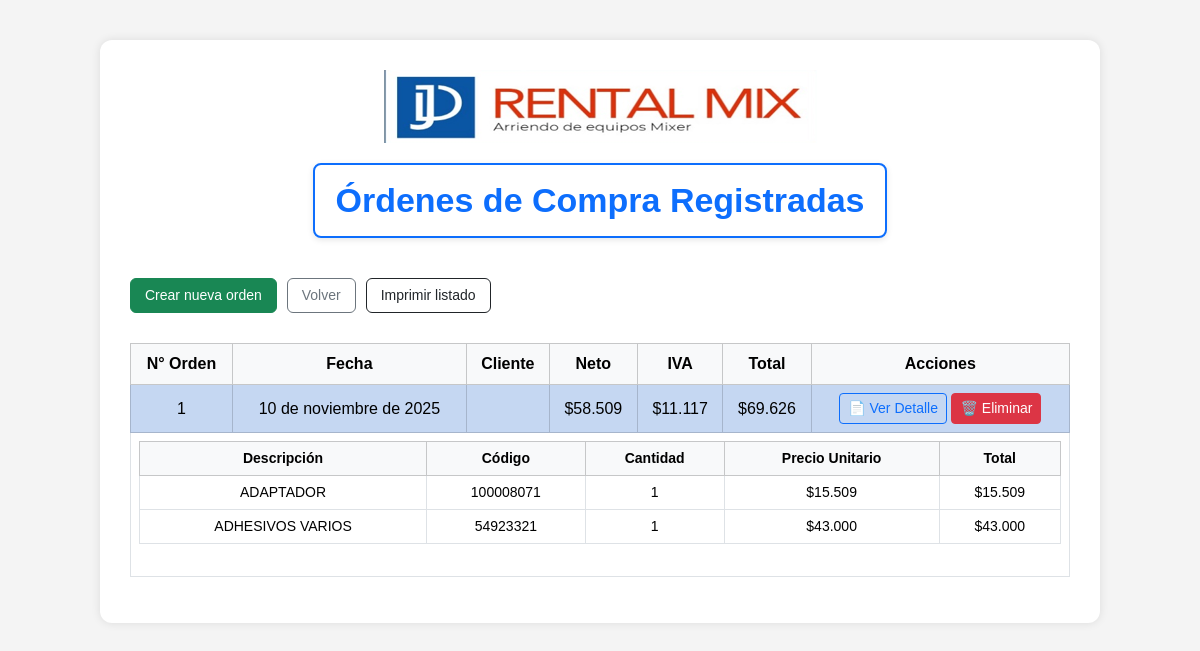
Screenshot of /menu/ordenes/ with the database file from the repository.
### sistema_rental/models.py (models this page shows, shortened)
class OrdenCompra(models.Model):
    numero = models.PositiveIntegerField(unique=True)
    fecha = models.DateField()
    cliente = models.CharField(max_length=100)
    neto = models.IntegerField()
    iva = models.IntegerField()
    total = models.IntegerField()

class DetalleOrden(models.Model):
    orden = models.ForeignKey(OrdenCompra, on_delete=models.CASCADE, related_name='detalles')
    producto = models.ForeignKey(Producto, null=True, blank=True, on_delete=models.SET_NULL)
    producto_nuevo = models.ForeignKey(ProductoNuevo, null=True, blank=True, on_delete=models.SET_NULL)
    cantidad = models.DecimalField(max_digits=10, decimal_places=2)
    precio_unitario = models.DecimalField(max_digits=12, decimal_places=2)
    total = models.DecimalField(max_digits=12, decimal_places=2)

class Producto(models.Model):
    descripcion = models.CharField(max_length=200)
    codigo = models.CharField(max_length=50, unique=True)
    precio_costo_unitario = models.DecimalField(max_digits=10, decimal_places=2)
    iva_porcentaje = models.DecimalField(max_digits=5, decimal_places=2, default=19.00)
    neto = models.DecimalField(max_digits=12, decimal_places=2, default=0)
    impuesto = models.DecimalField(max_digits=12, decimal_places=2, default=0)
    total = models.DecimalField(max_digits=12, decimal_places=2, default=0)
    fecha_compra = models.DateField(null=True, blank=True)
    ultima_compra = models.DateField(null=True, blank=True)
    proveedor = models.CharField(max_length=100)
    cantidad = models.PositiveIntegerField(default=1)
    factura = models.CharField(max_length=100, blank=True, null=True)

### sistema_rental/views.py (the view)
# urls.py: path('ordenes/', views.listar_ordenes, name='listar_ordenes'),
def listar_ordenes(request):
    ordenes = OrdenCompra.objects.prefetch_related('detalles').order_by('-fecha')
    return render(request, 'listar_ordenes.html', {'ordenes': ordenes})

### ventas/templatetags/formatos.py (called while the page is built)
@register.filter
def formato_chileno(valor):
    try:
        valor = int(round(float(valor)))
        return '{0:,}'.format(valor).replace(',', '.')
    except:
        return valor

### sistema_rental/templates/listar_ordenes.html (shortened to what this page needs)
{% load static %}
{% load humanize %}
{% load formatos %}
<!DOCTYPE html>
<html lang="es">
<head>
  <link href="https://cdn.jsdelivr.net/npm/bootstrap@5.3.2/dist/css/bootstrap.min.css" rel="stylesheet">
</head>
<body>
<div class="container">
  <img src="{% static 'img/logo.png' %}" alt="Logo" class="logo">
  <div class="text-center">
    <div class="titulo-cotizacion">Órdenes de Compra Registradas</div>
  </div>
  <div class="acciones no-print">
    <a href="{% url 'orden_compra' %}" class="btn btn-success">Crear nueva orden</a>
    <a href="{% url 'orden_compra' %}" class="btn btn-outline-secondary">Volver</a>
    <button type="button" class="btn btn-outline-dark" onclick="window.print()">Imprimir listado</button>
  </div>
  <table class="table table-bordered table-striped">
    <thead class="table-light">
      <tr>
        <th>N° Orden</th>
        <th>Fecha</th>
        <th>Cliente</th>
        <th>Neto</th>
        <th>IVA</th>
        <th>Total</th>
        <th class="no-print">Acciones</th>
      </tr>
    </thead>
    <tbody>
      {% for orden in ordenes %}
        <tr class="table-primary">
          <td>{{ orden.numero }}</td>
          <td>{{ orden.fecha }}</td>
          <td>{{ orden.cliente }}</td>
          <td>${{ orden.neto|formato_chileno }}</td>
          <td>${{ orden.iva|formato_chileno }}</td>
          <td>${{ orden.total|formato_chileno }}</td>
          <td class="no-print">
            <a href="{% url 'detalle_orden' orden.id %}" class="btn btn-outline-primary btn-sm">📄 Ver Detalle</a>
            <form method="post" action="{% url 'eliminar_orden' orden.id %}" style="display:inline;">
              <button type="submit" class="btn btn-danger btn-sm" onclick="return confirm('¿Eliminar esta orden? El número quedará disponible.')">🗑️ Eliminar</button>
            </form>
          </td>
        </tr>
        <tr>
          <td colspan="7">
            <table class="table table-sm table-bordered mb-4">
              <thead class="table-light">
                <tr>
                  <th>Descripción</th>
                  <th>Código</th>
                  <th>Cantidad</th>
                  <th>Precio Unitario</th>
                  <th>Total</th>
                </tr>
              </thead>
              <tbody>
                {% for detalle in orden.detalles.all %}
                  <tr>
                    <td>
                      {% if detalle.producto %}
                        {{ detalle.producto.descripcion }}
                      {% elif detalle.producto_nuevo %}
                        {{ detalle.producto_nuevo.descripcion }}
                      {% else %}
                        <span class="text-muted">Sin descripción</span>
                      {% endif %}
                    </td>
                    <td>
                      {% if detalle.producto %}
                        {{ detalle.producto.codigo }}
                      {% elif detalle.producto_nuevo %}
                        {{ detalle.producto_nuevo.codigo }}
                      {% else %}
                        <span class="text-muted">Sin código</span>
                      {% endif %}
                    </td>
                    <td>{{ detalle.cantidad|floatformat:0 }}</td>
                    <td>${{ detalle.precio_unitario|floatformat:0|formato_chileno }}</td>
                    <td>${{ detalle.total|floatformat:0|formato_chileno }}</td>
                  </tr>
                {% empty %}
                  <tr>
                    <td colspan="5" class="text-muted text-center">Sin productos asociados.</td>
                  </tr>
                {% endfor %}
              </tbody>
            </table>
          </td>
        </tr>
      {% empty %}
        <tr>
          <td colspan="7" class="text-muted text-center">No hay órdenes registradas.</td>
        </tr>
      {% endfor %}
    </tbody>
  </table>
</div>
</body>
</html>

### sistema_rental/templates/listar_ordenes.html (style rules this page uses)
body { background-color: #f4f4f4; font-family: Arial, sans-serif; padding: 40px; }
.container { max-width: 1000px; margin: auto; background: #fff; padding: 30px; border-radius: 12px; box-shadow: 0 0 10px rgba(0,0,0,0.1); }
.logo { display: block; margin: 0 auto 20px auto; max-height: 80px; }
.titulo-cotizacion { font-size: 34px; font-weight: 700; background-color: #ffffff; border: 2px solid #0d6efd; padding: 10px 20px; border-radius: 8px; display: inline-block; color: #0d6efd; box-shadow: 0 2px 6px rgba(0,0,0,0.1); margin-bottom: 40px; }
.acciones { display: flex; gap: 10px; margin-bottom: 30px; }
.acciones a, .acciones button { font-size: 14px; padding: 6px 14px; }
.table th, .table td { vertical-align: middle; text-align: center; }
.table-sm th, .table-sm td { font-size: 14px; padding: 6px; }

### rows the page displays
OrdenCompra: numero "1", fecha "10 de noviembre de 2025", neto "58.509", iva "11.117", total "69.626"
DetalleOrden: producto.descripcion "ADAPTADOR", producto.codigo "100008071", cantidad "1", precio_unitario "15.509", total "15.509"
DetalleOrden: producto.descripcion "ADHESIVOS VARIOS", producto.codigo "54923321", cantidad "1", precio_unitario "43.000", total "43.000"
